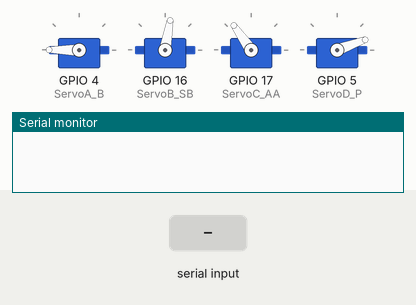
Bench run of a sketch on a simulated ESP32. On the bench: 4 × servo, the last lines printed to the serial monitor. Inputs (shaded band) come from the test bench.

Above: at 1.2 s.
1.3 s: "Cuadrado Rojo" received over Serial
At 5.8 s:
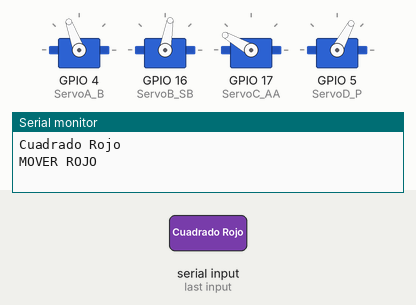
At 8.5 s:
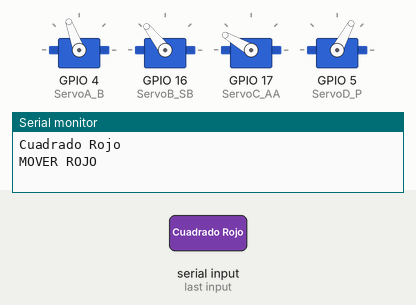
9.8 s: "Circulo Rojo" received over Serial
At 11.6 s:
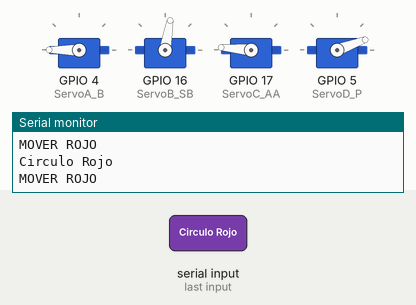
Timing chart, 0 to 20.8 s (numbered marks = the images above; inputs shaded):
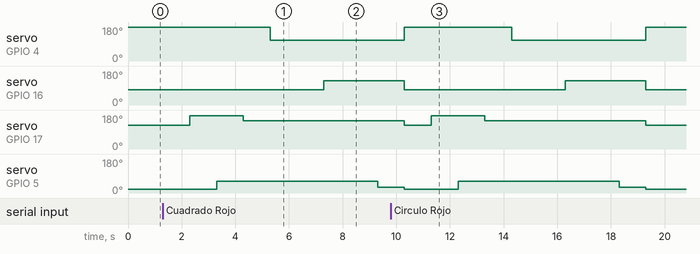

Measured:
- after the input at 1.3 s, servo on GPIO 4 (ServoA_B): 180° → 110° after 4.0 s; servo on GPIO 16 (ServoB_SB): 80° → 128° after 6.0 s; servo on GPIO 17 (ServoC_AA): 125° → 175° after 1.0 s, → 150° 2.0 s later; servo on GPIO 5 (ServoD_P): 20° → 62° after 2.0 s, → 30° 6.0 s later

The sketch:

ESP32_6AXIS_ROBOT_ARM.ino
```cpp
/*
  ////////////////////////////////////////////////////////////////////////////////////
  //   AUTOR: Francisco Colls                                                Mayo/2020
  ////////////////////////////////////////////////////////////////////////////////////
  //   PROGRAMA: 6 AXIS ROBOT ARM                         VERSIÓN: 1.0
  //   DISPOSITIVO: ESP32                                 COMPILADOR: AVR
  //   Entorno IDE: 1.8.10                                SIMULADOR:
  //   TARJETA DE APLICACIÓN: Node MCU                    DEBUGGER:
  ////////////////////////////////////////////////////////////////////////////////////
  Controlar los servomores de un brazo robot. Se pueden controlar hasta 6 servomotores
  con la placa "6 AXIS ROBOT ARM".
  El programa lee los datos enviados por la Raspberry,y dependiendo del color y la forma
  de la pieza detectada los clasifica en el lugar indicado.
  ////////////////////////////////////////////////////////////////////////////////////
*/
///////////////////////////////////////////////////////////////////////////////////
// LIBRERÍAS //////////////////////////////////////////////////////////////////////
///////////////////////////////////////////////////////////////////////////////////
#include <ESP32Servo.h>

////////////////////////////////////////////////////////////////////////////////////
// VARIABLES GLOBALES //////////////////////////////////////////////////////////////
////////////////////////////////////////////////////////////////////////////////////
String cadena;
Servo servoBase;  //Creamos el objeto servoBase
Servo servoSubeBaja;  //Creamos el objeto servoSubeBaja
Servo servoAdelanteAtras;  //Creamos el objeto servoAdelanteAtras
Servo servoPinza;  //Creamos el objeto servoPinza

const int ServoA_B = 4; //Declaramos los pines utilizados por cada servo.
const int ServoB_SB = 16;
const int ServoC_AA = 17;
const int ServoD_P = 5;

////////////////////////////////////////////////////////////////////////////////////
// FUNCIONES ///////////////////////////////////////////////////////////////////////
////////////////////////////////////////////////////////////////////////////////////
void moverBrazo(String cadena);
void origenServos();
void buscarPieza();

////////////////////////////////////////////////////////////////////////////////////
// CONFIGURACIÓN ///////////////////////////////////////////////////////////////////
////////////////////////////////////////////////////////////////////////////////////
void setup()
{
  Serial.begin(115200);// Configuramos la velocidad del puerto serie.
  servoBase.attach(ServoA_B);
  servoSubeBaja.attach(ServoB_SB);
  servoAdelanteAtras.attach(ServoC_AA);
  servoPinza.attach(ServoD_P);

  //Movemos los servos al ángulo de la posición de inicio.
  origenServos();

}
////////////////////////////////////////////////////////////////////////////////////
// PRINCIPAL ///////////////////////////////////////////////////////////////////////
////////////////////////////////////////////////////////////////////////////////////
void loop()
{
  while (Serial.available() > 0) //Leemos el puerto serie
  {
    cadena = Serial.readString(); //Leemos el String enviado desde la Raspberry.
    Serial.print(cadena);
    moverBrazo(cadena);

  }
}

void moverBrazo(String cadena) {
  if (cadena == "Cuadrado Rojo" || cadena == "Circulo Rojo")
  {
    Serial.println("\nMOVER ROJO");
    //MOVEMOS EL BRAZO HACIA LA PIEZA.
    buscarPieza();
    //MOVEMOS EL BRAZO A LA POSICIÓN 1.
    servoAdelanteAtras.write(150);
    delay(1000);
    servoBase.write(110);
    delay(2000);
    servoSubeBaja.write(128);
    delay(2000);
    servoPinza.write(30);
    delay(1000);
    //MOVEMOS EL BRAZO AL ORIGEN.
    origenServos();
  }
  if (cadena == "Cuadrado Blanco"  || cadena == "Circulo Blanco")
  {
    Serial.println("\nMOVER BLANCO");
    //MOVEMOS EL BRAZO HACIA LA PIEZA
    buscarPieza();
    //MOVEMOS EL BRAZO A LA POSICIÓN 3.
    servoAdelanteAtras.write(125);
    delay(1000);
    servoBase.write(0);
    delay(2000);
    servoPinza.write(30);
    delay(1000);
    //ORIGEN.
    origenServos();
  }
  if (cadena == "Cuadrado Verde" || cadena == "Circulo Verde")
  {
    Serial.println("\nMOVER VERDE");
    //MOVEMOS EL BRAZO HACIA LA PIEZA
    buscarPieza();
    //MOVEMOS EL BRAZO A LA POSICIÓN  2.
    servoAdelanteAtras.write(125);
    delay(1000);
    servoBase.write(60);
    delay(2000);
    servoSubeBaja.write(100);
    delay(2000);
    servoPinza.write(30);
    delay(1000);
    //ORIGEN.
    origenServos();
  }
}

void origenServos() {
  servoBase.write(180);
  servoSubeBaja.write(80);
  servoAdelanteAtras.write(125);
  servoPinza.write(20);
}

void buscarPieza() {
  servoAdelanteAtras.write(175);
  delay(1000);
  servoPinza.write(62);
  delay(1000);
}
```
